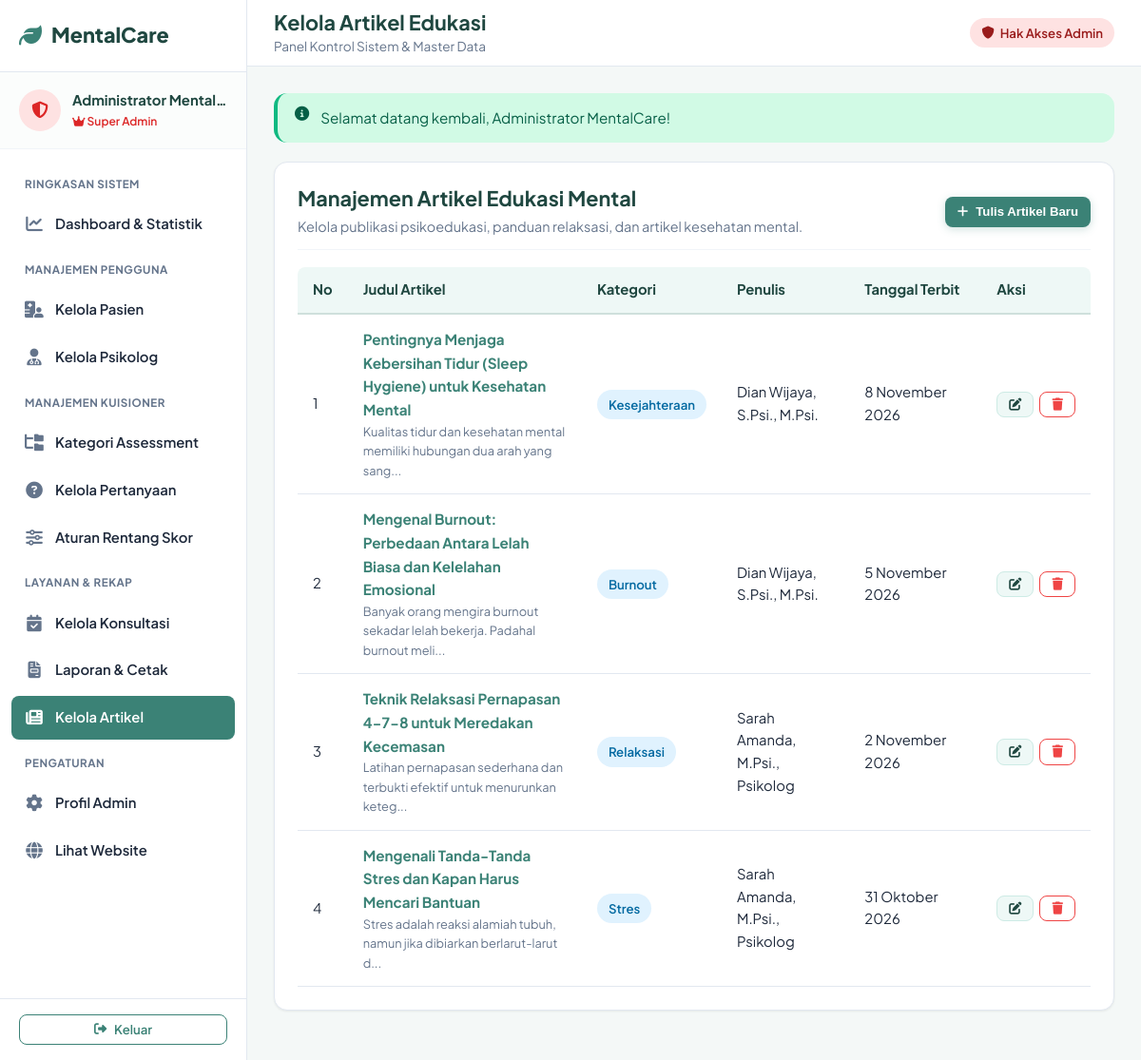
The app's page /admin/artikel.php (signed in) with its own data.
### tables this page shows
CREATE TABLE artikel (
  id INT AUTO_INCREMENT PRIMARY KEY,
  judul VARCHAR(220) NOT NULL,
  slug VARCHAR(240) NOT NULL UNIQUE,
  kategori VARCHAR(80) NOT NULL DEFAULT 'Edukasi',
  ringkasan TEXT NULL,
  isi MEDIUMTEXT NOT NULL,
  gambar VARCHAR(255) NULL,
  penulis_id INT NULL,
  created_at TIMESTAMP DEFAULT CURRENT_TIMESTAMP,
  FOREIGN KEY (penulis_id) REFERENCES users(id) ON DELETE SET NULL
);

CREATE TABLE users (
  id INT AUTO_INCREMENT PRIMARY KEY,
  nama VARCHAR(120) NOT NULL,
  identitas_nik VARCHAR(50) NULL COMMENT 'NIK atau NIM pasien/pengguna',
  email VARCHAR(120) NOT NULL UNIQUE,
  password VARCHAR(255) NOT NULL,
  role ENUM('admin', 'psikolog', 'pasien') NOT NULL DEFAULT 'pasien',
  no_hp VARCHAR(30) NULL,
  tanggal_lahir DATE NULL,
  jenis_kelamin ENUM('L', 'P') NULL,
  foto VARCHAR(255) NULL DEFAULT 'default.png',
  status ENUM('aktif', 'nonaktif') NOT NULL DEFAULT 'aktif',
  consent_at DATETIME NULL,
  created_at TIMESTAMP DEFAULT CURRENT_TIMESTAMP,
  updated_at TIMESTAMP DEFAULT CURRENT_TIMESTAMP ON UPDATE CURRENT_TIMESTAMP
);

### config/config.php (called while the page is built, shortened)
<?php
function db(): PDO {
    static $pdo = null;
    if ($pdo === null) {
        $dsn = 'mysql:host=' . DB_HOST . ';dbname=' . DB_NAME . ';charset=utf8mb4';
        $options = [
            PDO::ATTR_ERRMODE => PDO::ERRMODE_EXCEPTION,
            PDO::ATTR_DEFAULT_FETCH_MODE => PDO::FETCH_ASSOC,
            PDO::ATTR_EMULATE_PREPARES => false,
            PDO::MYSQL_ATTR_INIT_COMMAND => "SET NAMES utf8mb4 COLLATE utf8mb4_unicode_ci"
        ];
        $pdo = new PDO($dsn, DB_USER, DB_PASS, $options);
    }
    return $pdo;
}
function e($str): string {
    return htmlspecialchars((string)($str ?? ''), ENT_QUOTES, 'UTF-8');
}
function url(string $path = ''): string {
    $cleanPath = ltrim($path, '/');
    return BASE_URL . ($cleanPath ? '/' . $cleanPath : '');
}
function format_tanggal(?string $date, bool $includeTime = false): string {
    $timestamp = strtotime($date);
    $bulan = [
        1 => 'Januari', 'Februari', 'Maret', 'April', 'Mei', 'Juni',
        'Juli', 'Agustus', 'September', 'Oktober', 'November', 'Desember'
    ];
    $d = date('j', $timestamp);
    $m = $bulan[(int)date('n', $timestamp)];
    $y = date('Y', $timestamp);
    $formatted = "$d $m $y";
    return $formatted;
}

### admin/artikel.php (the view, shortened to what this page needs)
<?php
require_once __DIR__ . '/../config/config.php';
$articles = db()->query('
    SELECT a.*, u.nama as nama_penulis
    FROM artikel a
    LEFT JOIN users u ON u.id = a.penulis_id
    ORDER BY a.created_at DESC
')->fetchAll();
require __DIR__ . '/../includes/sidebar_admin.php';
?>
<div class="card">
  <div class="card-header" style="flex-wrap: wrap; gap: 12px;">
    <div>
      <h2 style="font-size: 1.35rem; margin: 0;">Manajemen Artikel Edukasi Mental</h2>
      <p class="muted" style="margin-top: 4px; font-size: 0.9rem;">
        Kelola publikasi psikoedukasi, panduan relaksasi, dan artikel kesehatan mental.
      </p>
    </div>
    <div>
      <button class="btn btn-primary btn-sm" onclick="document.getElementById('modalFormArtikel').style.display='block'">
        <i class="fa-solid fa-plus"></i> Tulis Artikel Baru
      </button>
    </div>
  </div>
  <div class="table-responsive">
    <table class="table">
      <thead>
        <tr>
          <th>No</th>
          <th>Judul Artikel</th>
          <th>Kategori</th>
          <th>Penulis</th>
          <th>Tanggal Terbit</th>
          <th>Aksi</th>
        </tr>
      </thead>
      <tbody>
        <?php if (!empty($articles)): ?>
          <?php foreach ($articles as $idx => $art): ?>
            <tr>
              <td><?= $idx + 1 ?></td>
              <td>
                <strong style="color: var(--primary-dark); font-size: 0.95rem;">
                  <a href="<?= url('artikel_detail.php?id=' . $art['id']) ?>" target="_blank"><?= e($art['judul']) ?></a>
                </strong>
                <div class="muted" style="font-size: 0.8rem;"><?= e(mb_strimwidth($art['ringkasan'], 0, 75, '...')) ?></div>
              </td>
              <td><span class="badge badge-info"><?= e($art['kategori']) ?></span></td>
              <td><?= e($art['nama_penulis'] ?? 'Admin') ?></td>
              <td><?= format_tanggal($art['created_at']) ?></td>
              <td>
                <div style="display: flex; gap: 6px;">
                  <a href="<?= url('admin/artikel.php?action=edit&id=' . $art['id']) ?>" class="btn btn-light btn-sm" title="Edit">
                    <i class="fa-solid fa-pen-to-square"></i>
                  </a>
                  <form method="post" action="" onsubmit="return confirm('Hapus artikel ini?');" style="display: inline;">
                    <button type="submit" class="btn btn-outline btn-sm" style="color: var(--danger)!important; border-color: var(--danger);" title="Hapus">
                      <i class="fa-solid fa-trash"></i>
                    </button>
                  </form>
                </div>
              </td>
            </tr>
          <?php endforeach; ?>
        <?php else: ?>
          <tr><td colspan="6" class="text-center muted" style="padding: 24px;">Belum ada artikel yang dipublikasikan.</td></tr>
        <?php endif; ?>
      </tbody>
    </table>
  </div>
</div>
<?php require __DIR__ . '/../includes/dashboard_footer.php'; ?>

### assets/css/style.css (style rules this page uses)
:root { --primary: #3b8276; --primary-hover: #2f695f; --primary-light: #eef8f6; --primary-dark: #1f4740; --secondary: #0284c7; --secondary-light: #e0f2fe; --accent: #14b8a6; --success: #10b981; --success-bg: #d1fae5; --success-text: #065f46; --info: #0ea5e9; --info-bg: #e0f2fe; --info-text: #0369a1; --warning: #f59e0b; --warning-bg: #fef3c7; --warning-text: #92400e; --danger: #ef4444; --danger-bg: #fee2e2; --danger-text: #991b1b; --bg-body: #f4f8f7; --bg-card: #ffffff; --text-main: #1e293b; --text-muted: #64748b; --border-color: #e2e8f0; --border-light: #f1f5f9; --sidebar-width: 260px; --navbar-height: 70px; --radius-sm: 8px; --radius-md: 14px; --radius-lg: 20px; --radius-full: 9999px; --shadow-sm: 0 1px 3px rgba(0,0,0,0.04), 0 1px 2px rgba(0,0,0,0.03); --shadow-md: 0 4px 6px -1px rgba(0,0,0,0.06), 0 2px 4px -2px rgba(0,0,0,0.04); --shadow-lg: 0 10px 15px -3px rgba(0,0,0,0.07), 0 4px 6px -4px rgba(0,0,0,0.04); --transition: all 0.25s cubic-bezier(0.4, 0, 0.2, 1); }
* { box-sizing: border-box; margin: 0; padding: 0; }
body { font-family: 'Plus Jakarta Sans', system-ui, -apple-system, sans-serif; background-color: var(--bg-body); color: var(--text-main); line-height: 1.6; font-size: 0.975rem; -webkit-font-smoothing: antialiased; }
a { color: var(--primary); text-decoration: none; transition: var(--transition); }
h1, h2, h3, h4, h5, h6 { color: var(--primary-dark); font-weight: 700; line-height: 1.3; }
h2 { font-size: 1.75rem; }
p { margin-bottom: 0.85rem; }
p:last-child { margin-bottom: 0; }
.muted { color: var(--text-muted); }
.btn { display: inline-flex; align-items: center; justify-content: center; gap: 8px; padding: 10px 20px; font-size: 0.95rem; font-weight: 600; border-radius: var(--radius-md); border: 1px solid transparent; cursor: pointer; text-decoration: none; transition: var(--transition); line-height: 1.4; white-space: nowrap; }
.btn-primary { background-color: var(--primary); color: #ffffff !important; box-shadow: 0 2px 8px rgba(59, 130, 118, 0.25); }
.btn-outline { background-color: transparent; color: var(--primary) !important; border-color: var(--primary); }
.btn-light { background-color: var(--primary-light); color: var(--primary-dark) !important; border-color: #cdebe5; }
.btn-sm { padding: 6px 12px; font-size: 0.825rem; border-radius: var(--radius-sm); }
.badge { display: inline-flex; align-items: center; gap: 6px; padding: 5px 12px; font-size: 0.825rem; font-weight: 600; border-radius: var(--radius-full); }
.badge-info { background-color: var(--info-bg); color: var(--info-text); }
.card { background: var(--bg-card); border-radius: var(--radius-md); padding: 24px; box-shadow: var(--shadow-sm); border: 1px solid var(--border-color); margin-bottom: 24px; transition: var(--transition); }
.card-header { display: flex; align-items: center; justify-content: space-between; margin-bottom: 18px; padding-bottom: 12px; border-bottom: 1px solid var(--border-light); }
.card-header h3, .card-header h2 { margin: 0; }
.table-responsive { width: 100%; overflow-x: auto; -webkit-overflow-scrolling: touch; }
table.table { width: 100%; border-collapse: separate; border-spacing: 0; font-size: 0.925rem; }
table.table th { background-color: var(--primary-light); color: var(--primary-dark); font-weight: 700; padding: 12px 16px; text-align: left; border-bottom: 2px solid #cfe0dc; white-space: nowrap; }
table.table th:first-child { border-top-left-radius: var(--radius-sm); }
table.table th:last-child { border-top-right-radius: var(--radius-sm); }
table.table td { padding: 14px 16px; border-bottom: 1px solid var(--border-color); vertical-align: middle; }

### records on screen
artikel: judul "Pentingnya Menjaga Kebersihan Tidur (Sleep Hygiene) untuk Kesehatan Mental", ringkasan "Kualitas tidur dan kesehatan mental memiliki hubungan dua arah yang sang...", kategori "Kesejahteraan", penulis.nama "Dian Wijaya, S.Psi., M.Psi.", created_at "8 November 2026"
artikel: judul "Mengenal Burnout: Perbedaan Antara Lelah Biasa dan Kelelahan Emosional", ringkasan "Banyak orang mengira burnout sekadar lelah bekerja. Padahal burnout meli...", kategori "Burnout", penulis.nama "Dian Wijaya, S.Psi., M.Psi.", created_at "5 November 2026"
artikel: judul "Teknik Relaksasi Pernapasan 4-7-8 untuk Meredakan Kecemasan", ringkasan "Latihan pernapasan sederhana dan terbukti efektif untuk menurunkan keteg...", kategori "Relaksasi", penulis.nama "Sarah Amanda, M.Psi., Psikolog", created_at "2 November 2026"
artikel: judul "Mengenali Tanda-Tanda Stres dan Kapan Harus Mencari Bantuan", ringkasan "Stres adalah reaksi alamiah tubuh, namun jika dibiarkan berlarut-larut d...", kategori "Stres", penulis.nama "Sarah Amanda, M.Psi., Psikolog", created_at "31 Oktober 2026"

### other values on screen
APP_NAME "MentalCare"
$u['nama'] "Administrator Mental…"
$pageTitle "Kelola Artikel Edukasi"
$flash['message'] "Selamat datang kembali, Administrator MentalCare!"
